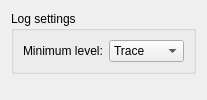
<?xml version="1.0" encoding="UTF-8"?>
<ui version="4.0">
 <class>settings</class>
 <widget class="QWidget" name="settings">
  <layout class="QVBoxLayout" name="verticalLayout">
   <item>
    <widget class="QGroupBox" name="log_box">
     <property name="title">
      <string>Log settings</string>
     </property>
     <layout class="QFormLayout" name="formLayout">
      <item row="0" column="0">
       <widget class="QLabel" name="log_label">
        <property name="text">
         <string>Minimum level:</string>
        </property>
       </widget>
      </item>
      <item row="0" column="1">
       <widget class="QComboBox" name="log_combo">
        <item>
         <property name="text">
          <string>Trace</string>
         </property>
        </item>
        <item>
         <property name="text">
          <string>Debug</string>
         </property>
        </item>
        <item>
         <property name="text">
          <string>Info</string>
         </property>
        </item>
        <item>
         <property name="text">
          <string>Warning</string>
         </property>
        </item>
        <item>
         <property name="text">
          <string>Error</string>
         </property>
        </item>
        <item>
         <property name="text">
          <string>None</string>
         </property>
        </item>
       </widget>
      </item>
     </layout>
    </widget>
   </item>
   <item>
    <spacer name="vertical_spacer">
     <property name="orientation">
      <enum>Qt::Vertical</enum>
     </property>
     <property name="sizeHint" stdset="0">
      <size>
       <width>0</width>
       <height>1</height>
      </size>
     </property>
    </spacer>
   </item>
  </layout>
 </widget>
 <resources/>
 <connections/>
</ui>
